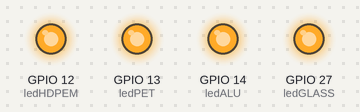
The sketch below on a simulated ESP32. Parts: output pins drawn as LEDs (lit = HIGH).

Above: at 0.5 s.
At 3.5 s:
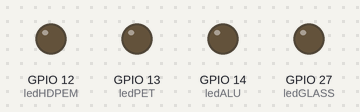
Timing chart, 0 to 4.6 s (numbered marks = the images above):
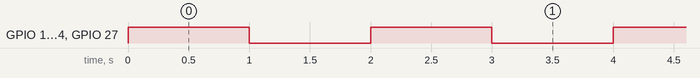

The sketch:

MOTORES_PIA_ARN.ino
```cpp
// --- TEST DE HARDWARE PARA LEDS ---
// Sube este código para verificar tus conexiones

const int ledPET = 13;
const int ledHDPEM = 12;
const int ledALU = 14;
const int ledGLASS = 27;

void setup() {
  pinMode(ledPET, OUTPUT);
  pinMode(ledHDPEM, OUTPUT);
  pinMode(ledALU, OUTPUT);
  pinMode(ledGLASS, OUTPUT);
}

void loop() {
  // Prender TODOS
  digitalWrite(ledPET, HIGH);
  digitalWrite(ledHDPEM, HIGH);
  digitalWrite(ledALU, HIGH);
  digitalWrite(ledGLASS, HIGH);

  delay(1000); // Esperar 1 segundo

  // Apagar TODOS
  digitalWrite(ledPET, LOW);
  digitalWrite(ledHDPEM, LOW);
  digitalWrite(ledALU, LOW);
  digitalWrite(ledGLASS, LOW);

  delay(1000); // Esperar 1 segundo
}
```

Measured:
- by itself, GPIO 12 (ledHDPEM), GPIO 13 (ledPET), GPIO 14 (ledALU), GPIO 27 (ledGLASS): alternates HIGH for 1.0 s and LOW for 1.0 s
